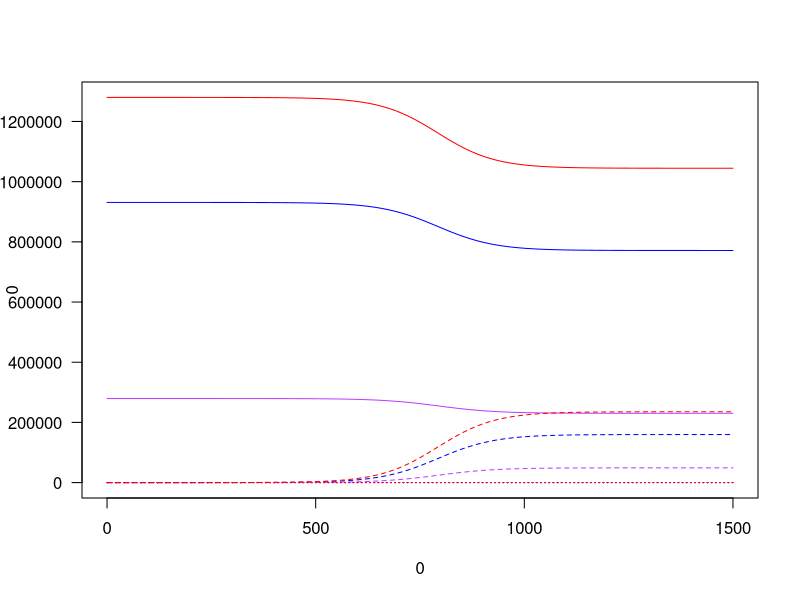
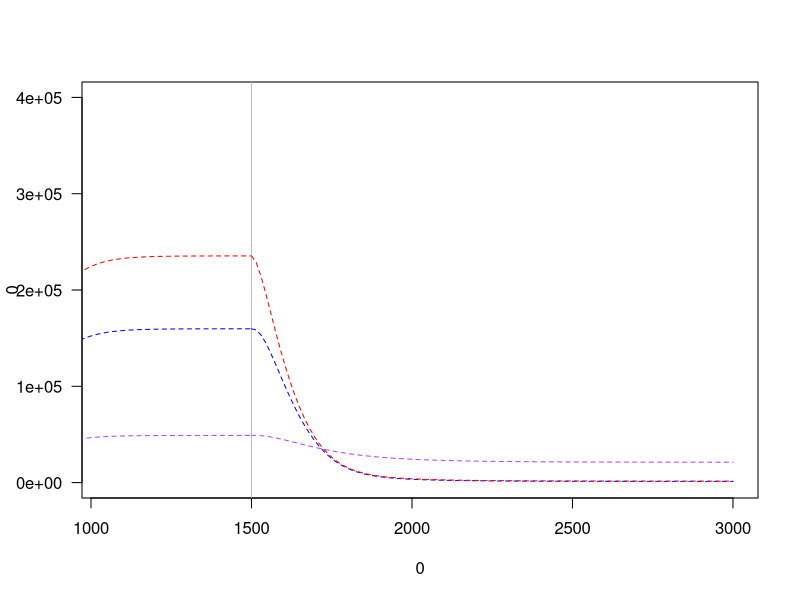

Write the R code that produced these figures, in order.
library(deSolve)

HPV.vf<-function(t,y,parms,...){
    with(as.list(c(y,parms)),{
        
        dSB<- (1-v[1])*b[1]*(NB) + w[1]*VB - beta.mf*SB*(q*IG/NG) + gamma[1]*IB - d[1]*SB
        dIB<- beta.mf*(q*IG/NG)*(SB+eps*VB) - gamma[1]*IB - d[1]*IB 
        dVB<- v[1]*b[1]*(NB) - w[1]*VB - beta.mf*VB*(q*IG/NG) - d[1]*VB
        
        dSQ<- (1-v[2])*b[1]*(NQ) + w[2]*VQ - SQ*(p^2*beta.mm*IQ/NQ+(1-p)*(q)*beta.mm*IG/NG) + gamma[1]*IQ - d[1]*SQ
        dIQ<- (p^2*beta.mm*IQ/NQ+(1-p)*(q)*beta.mm*IG/NG)*(SQ+eps*VQ) - gamma[1]*IQ - d[1]*IQ
        dVQ<- v[2]*b[1]*(NQ) - w[1]*VQ - eps*VQ*(p^2*beta.mm*IQ/NQ+(1-p)*(q)*beta.mm*IG/NG) - d[1]*VQ
        
        dSG<- (1-v[3])*b[2]*NG + w[2]*VG - SG*(q*beta.fm*IB/NB+q*(1-p)*beta.fm*IQ/NQ+(1-q)^2*beta.ff*IG/NG) + gamma[2]*IG - d[2]*SG
        dIG<- (q*beta.fm*IB/NB+q*(1-p)*beta.fm*IQ/NQ+(1-q)^2*beta.ff*IG/NG)*(SG+eps*VG) - gamma[2]*IG - d[2]*IG
        dVG<- v[3]*b[2]*NG - w[2]*VG - eps*VG*(q*beta.fm*IB/NB+q*(1-p)*beta.fm*IQ/NQ+(1-q)^2*beta.ff*IG/NG) - d[2]*VG
    
        res<-c(dSB,dIB,dVB,dSQ,dIQ,dVQ,dSG,dIG,dVG)
        list(res)
        })
}

#Vital parametrs

b<-c(0.005,0.005) #birth rate (boy,girl)
d<-c(0.005,0.005) #death rate (boy, girl)

# vaccination parameters

v<-c(0,0,0)     #vaccination rates (boy, queer, girl)
w<-c(0,0)       #rate of vaccination decay (boy, girl)
eps<-1-0.9          # protection by vaccine 0 is perfect, 1 is no protection

# transmission parameters

beta.mf<- 0.0800     #transmission from female to male
beta.fm<- 0.0845     #transmission from male to female
beta.mm<- 0.09     #transmission from male to male
beta.ff<- 0.07   #transmission from female to female

gamma<-c(1/16,1/16)   #recovery rate of HPV

#sexual interaction parameters

p<- 0.90 #proportion of MSM interactions that are same-sex
q<- 0.95 #proportion of female interactions that are opposite-sex

# Initial conditions


NB<-1330000
NB<-0.7*NB
IB<-1
VB<-0
SB<-NB-IB-VB


NQ<-0.3*NB
IQ<-1
VQ<-0
SQ<-NQ-IQ-VQ


NG<-1280000
IG<-1
VG<-0
SG<-NG-IG-VG

#initial conditions
init<-c(SB=SB,IB=IB,VB=VB,SQ=SQ,IQ=IQ,VQ=VQ,SG=SG,IG=IG,VG=VG)

#parameters
parms<-c(NB=NB,NQ=NQ,NG=NG,
         beta.mf=beta.mf,beta.fm=beta.fm,beta.mm=beta.mm,beta.ff=beta.ff,
         gamma=gamma,
         b=b,d=d,
         v=v,w=w,eps=eps,
         p=p,q=q)

tmax<-1500
nstep<-100
times<-seq(0,tmax,by=tmax/nstep)

soln<-ode(y=init,parms=parms,times=times,
          func=HPV.vf)

status<-c(1,2,3)
max.pop<-max(NG,NB,NQ)

with(as.data.frame(soln),{
    plot(0,0,type="n",xlim<-c(0,tmax),ylim<-c(0,max.pop),
         las=1)
    lines(time,SB,col="blue",lty=status[1])
    lines(time,IB,col="blue",lty=status[2])
    lines(time,VB,col="blue",lty=status[3])
    lines(time,SQ,col="darkorchid1",lty=status[1])
    lines(time,IQ,col="darkorchid1",lty=status[2])
    lines(time,VQ,col="darkorchid1",lty=status[3])
    lines(time,SG,col="red",lty=status[1])
    lines(time,IG,col="red",lty=status[2])
    lines(time,VG,col="red",lty=status[3])
    
})
last<-nstep+1
new.init<-c(soln[last,"SB"],soln[last,"IB"],soln[last,"VB"],
            soln[last,"SQ"],soln[last,"IQ"],soln[last,"VQ"],
            soln[last,"SG"],soln[last,"IG"],soln[last,"VG"])

v<-c(0,0,1)

parms<-c(NB=NB,NQ=NQ,NG=NG,
         beta.mf=beta.mf,beta.fm=beta.fm,beta.mm=beta.mm,beta.ff=beta.ff,
         gamma=gamma,
         b=b,d=d,
         v=v,w=w,eps=eps,
         p=p,q=q)

tmax2<-tmax+1500
times<-seq(tmax,tmax2,by=(tmax2-tmax)/nstep)

soln.vacc<-ode(y=new.init,parms=parms,times=times,
               func=HPV.vf)

start<-round((nstep+1)*0.7)

with(as.data.frame(soln),{
    plot(0,0,type="n",xlim<-c(time[start],tmax2),ylim<-c(0,400000),
         las=1)
    lines(time,IB,col="blue",lty=2)
    lines(time,IQ,col="darkorchid1",lty=2)
    lines(time,IG,col="red",lty=2)
})


with(as.data.frame(soln.vacc),{
    abline(v=tmax,col="gray")
    #lines(time,SB,col="blue",lty=status[1])
    lines(time,IB,col="blue",lty=status[2])
    #lines(time,VB,col="blue",lty=status[3])
    #lines(time,SQ,col="darkorchid1",lty=status[1])
    lines(time,IQ,col="darkorchid1",lty=status[2])
    #lines(time,VQ,col="darkorchid1",lty=status[3])
    #lines(time,SG,col="red",lty=status[1])
    lines(time,IG,col="red",lty=status[2])
    #lines(time,VG,col="red",lty=status[3])
    
})
